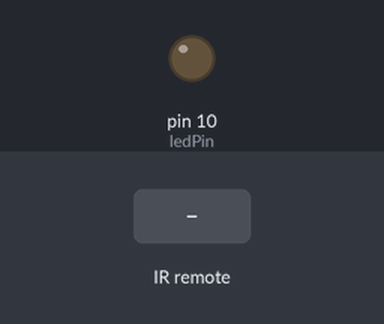
Recording of a sketch running on a simulated Arduino Uno, built with avr-gcc and run on an emulated ATmega328P. Shown: output pins drawn as LEDs (lit = HIGH). Inputs (shaded band) come from the test bench.

Above: at 1.2 s.
1.3 s: infrared code 0xB847FF00 received
At 2.2 s:
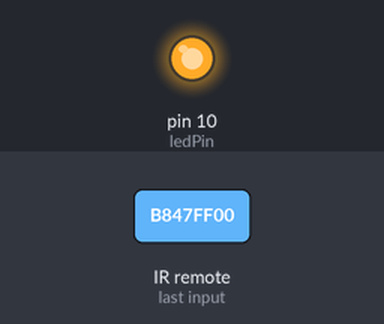
2.8 s: infrared code 0xB946FF00 received
At 3.4 s:
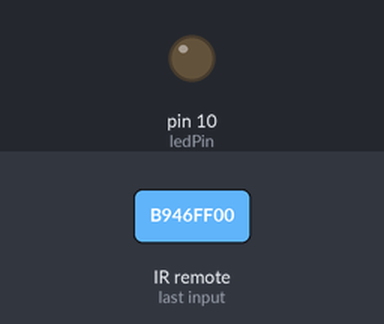
Timing chart, 0 to 5.8 s (numbered marks = the images above; inputs shaded):
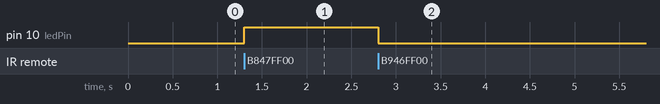

Measured:
- after the input at 1.3 s, pin 10 (ledPin): LOW → HIGH at once
- after the input at 2.8 s, pin 10 (ledPin): HIGH → LOW at once

The sketch:

Toggle-LED-with-IR-Remote-Control.ino
```cpp
#include <IRremote.h>

int RECV_PIN = 3; // IR LED pin
int ledPin = 10;

decode_results results;

void setup() {
  Serial.begin(9600);
  IrReceiver.begin(RECV_PIN, ENABLE_LED_FEEDBACK);  // Start the receiver

  pinMode(ledPin, OUTPUT);
}

void loop() {
  if (IrReceiver.decode()) {  // Check if is there any IR Signal
    switch (IrReceiver.decodedIRData.decodedRawData) {
      case 0xB847FF00:  // CH +
        digitalWrite(ledPin, HIGH);
        break;
      case 0xB946FF00:  // CH -
        digitalWrite(ledPin, LOW);
        break;
    }

    IrReceiver.resume();  // Enable receiving of the next value
  }
}
```
